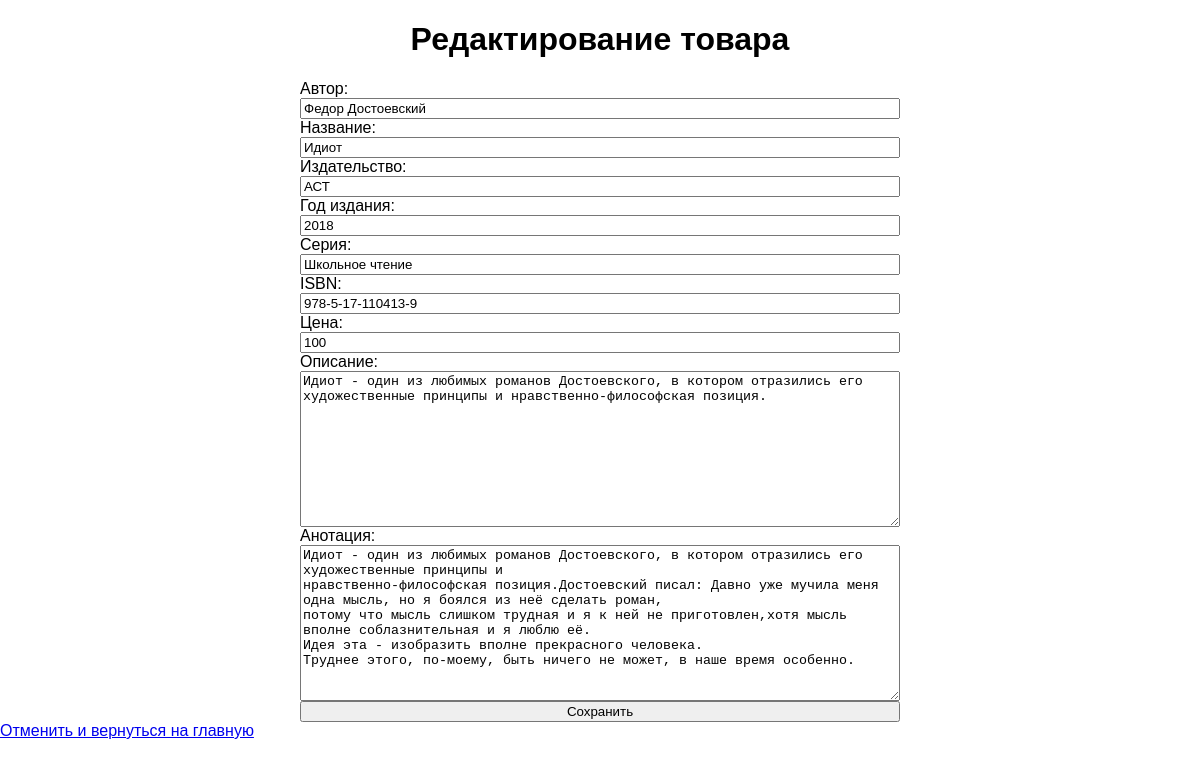
Screenshot of /shop/admin/edit_goods.php?id=1 with the database file from the repository.
### tables this page shows
CREATE TABLE `goods` (
  `id` int(11) NOT NULL,
  `author` varchar(255) NOT NULL,
  `title` varchar(255) NOT NULL,
  `imgName` varchar(255) NOT NULL,
  `description` text NOT NULL,
  `annotation` text NOT NULL,
  `pubHouse` varchar(255) NOT NULL,
  `series` varchar(255) NOT NULL,
  `yearPublishing` int(11) NOT NULL,
  `isbn` varchar(255) NOT NULL,
  `price` int(11) NOT NULL
);

### shop/blocks/db_request.php (called while the page is built, shortened)
<?php
function goods_get($connection, $id)
{
    $query = sprintf('SELECT * FROM `goods` WHERE id=%d', (int) $id);
    $result = mysqli_query($connection, $query);
    $good = mysqli_fetch_assoc($result);
    return $good;
}

### shop/admin/edit_goods.php (the view, shortened to what this page needs)
<?php
if ($_GET['id']) {
    $id = (int) ($_GET['id']);
}
include_once '../blocks/db_request.php';
$good = goods_get($connection, $id);
?>
<!DOCTYPE html>
<html lang="ru">
<?php
$head = file_get_contents('../admin/tpl/head.tpl');
echo $head;
?>
<body>
    <h1>редактирование товара</h1>
    <form class="form-edit" action="../blocks/edit.php" method="POST">
        <label for="author">Автор:</label>
        <input type="text" name="author" value="<?=$good['author']; ?>">
        <label for="title">Название:</label>
        <input type="text" name="title" value="<?=$good['title']; ?>">
        <label for="pubHouse">Издательство:</label>
        <input type="text" name="pubHouse" value="<?=$good['pubHouse']; ?>">
        <label for="yearPublishing">Год издания:</label>
        <input type="text" name="yearPublishing" value="<?=$good['yearPublishing']; ?>">
        <label for="series">Серия:</label>
        <input type="text" name="series" value="<?=$good['series']; ?>">
        <label for="isbn">ISBN:</label>
        <input type="text" name="isbn" value="<?=$good['isbn']; ?>">
        <label for="price">Цена:</label>
        <input type="text" name="price" value="<?=$good['price']; ?>">
        <label for="description">Описание:</label>
        <textarea name="description" cols="30" rows="10"><?=$good['description']; ?></textarea>
        <label for="annotation">Анотация:</label>
        <textarea name="annotation" cols="30" rows="10"><?=$good['annotation']; ?></textarea>
        <input type="submit" name="submit" value="Cохранить">
    </form>
    <a href="../admin/index.php">Отменить и вернуться на главную</a>
</body>

### shop/admin/style/style.css (style rules this page uses)
html, body { margin: 0; padding: 0; box-sizing: border-box; font-family: Arial, Helvetica, sans-serif; font-size: 16px; }
*, *::before, *::after { box-sizing: inherit; }
h1 { text-align: center; }
h1::first-letter { text-transform: uppercase; }
.form-edit { display: flex; flex-direction: column; width: 50%; margin: 0 auto; }

### rows the page displays
goods: author "Федор Достоевский", title "Идиот", pubHouse "АСТ", yearPublishing "2018", series "Школьное чтение", isbn "978-5-17-110413-9", price "100", description "Идиот - один из любимых романов Достоевского, в котором отразились его художественные принципы и нравственно-философская позиция.", annotation "Идиот - один из любимых романов Достоевского, в котором отразились его художественные принципы и нравственно-философская позиция.Достоевский писал: Давно уже мучила меня одна мысль, но я боялся из неё сделать роман, потому что мысль слишком трудная и я к ней не приготовлен,хотя мысль вполне соблазнительная и я люблю её. Идея эта - изобразить вполне прекрасного человека. Труднее этого, по-моему, быть ничего не может, в наше время особенно."
